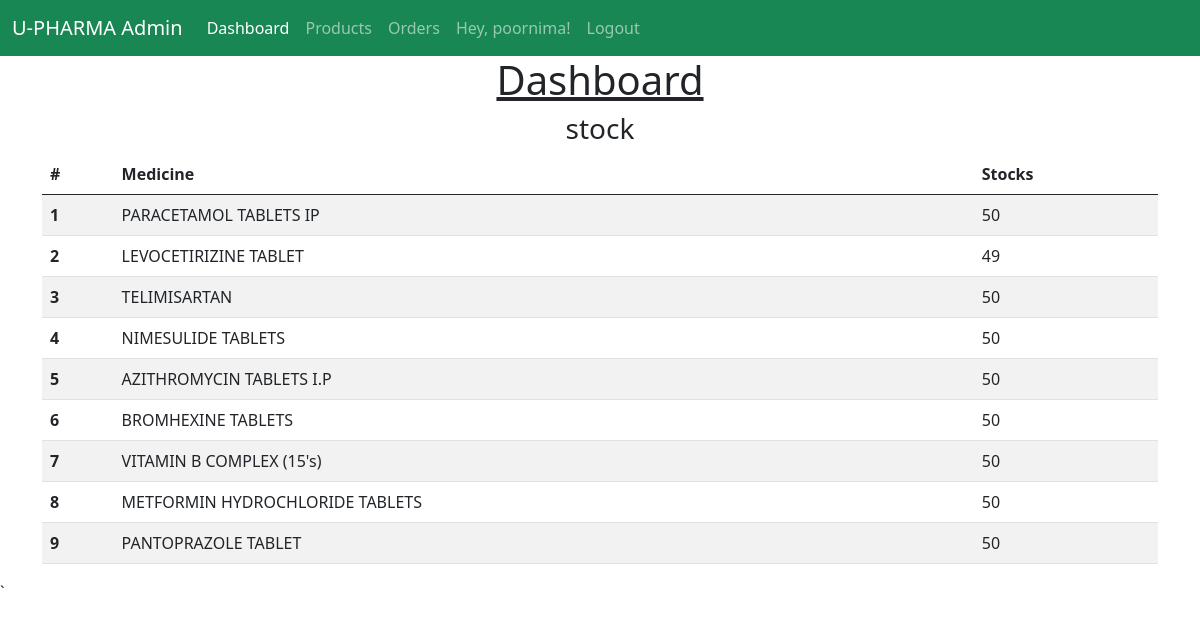
/admin/dashboard (signed in), run on the app's committed database.
### tables this page shows
CREATE TABLE "products" (
	"id"	INTEGER,
	"name"	TEXT NOT NULL,
	"price"	TEXT,
	"details"	TEXT,
	"image"	TEXT,
	"tags"	TEXT,
	"category"	TEXT,
	"stocks"	INTEGER DEFAULT 50,
	PRIMARY KEY("id" AUTOINCREMENT)
);

### admins.py (the view)
    @router.get("/admin/dashboard", response_class=HTMLResponse)
    def dashboard(request: Request):
        con = sqlite3.connect(DATABASE_NAME)
        con.row_factory = sqlite3.Row
        cur = con.cursor()
        cur.execute("select * from products")
        products = cur.fetchall()
        con.close
        return templates.TemplateResponse("/admin/dashboard.html", {"request": request, "items": products})

### templates/admin/dashboard.html (shortened to what this page needs)
{% extends "/admin/base.html" %}
{% block content  %}
<div class="container">
    <h1 class="text-center" style="text-decoration: underline">Dashboard</h1>
    <h3 class="text-center">stock</h3>
    {% if items|length > 0 %}
    <table class="table table-striped">
        <thead>
        <tr>
            <th scope="col">#</th>
            <th scope="col">Medicine</th>
            <th scope="col">Stocks</th>
        </tr>
        </thead>
        <tbody>
        {% for item in items %}
        <tr>
            <th scope="row">{{item.id}}</th>
            <td>{{item.name}}</td>
            <td>{{item.stocks}}</td>
        </tr>
        {% endfor %}
        </tbody>
    </table>
    {% else %}
    <h5 class="text-center">No products</h5>
    {% endif %}
</div>
{% endblock %}

### data on the page
products: id "1", name "PARACETAMOL TABLETS IP", stocks "50"
products: id "2", name "LEVOCETIRIZINE TABLET", stocks "49"
products: id "3", name "TELIMISARTAN", stocks "50"
products: id "4", name "NIMESULIDE TABLETS", stocks "50"
products: id "5", name "AZITHROMYCIN TABLETS I.P", stocks "50"
products: id "6", name "BROMHEXINE TABLETS", stocks "50"
products: id "7", name "VITAMIN B COMPLEX (15's)", stocks "50"
products: id "8", name "METFORMIN HYDROCHLORIDE TABLETS", stocks "50"
products: id "9", name "PANTOPRAZOLE TABLET", stocks "50"

### other printed values
{{ request.session.get('username') }} "poornima"
